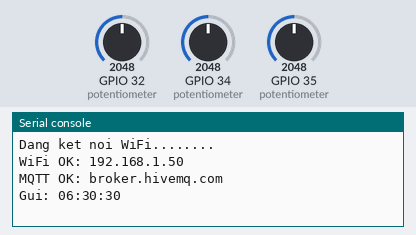
A program run on a simulated ESP32 board running MicroPython. Shown: the last lines printed to the serial console. Wiring (from the project's diagram.json): potentiometer on GPIO 32, potentiometer on GPIO 34, potentiometer on GPIO 35. The inputs (shaded band) are chosen by the test bench; at power-on: GPIO 32 (potentiometer) = 2048, GPIO 34 (potentiometer) = 2048, GPIO 35 (potentiometer) = 2048 (analog values on the 0–4095 scale). WiFi joins after 1.5 s; no MQTT or app messages arrive unless stated.

Above: at 2.9 s.
3.0 s: GPIO 32 (potentiometer) set to 2866
At 3.6 s:
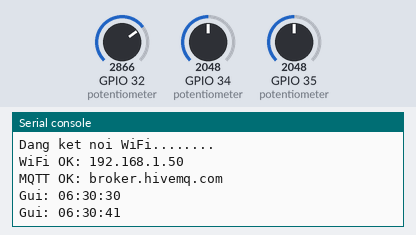
4.5 s: GPIO 34 (potentiometer) set to 2866
At 5.5 s:
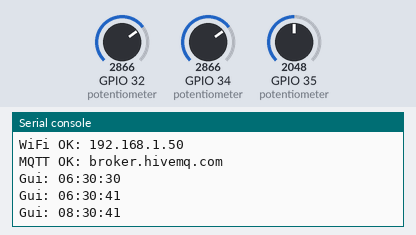
6.0 s: GPIO 35 (potentiometer) set to 2866
At 7.2 s:
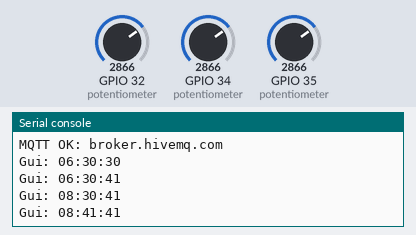
7.5 s: GPIO 32 (potentiometer) set to 3603
At 8.0 s:
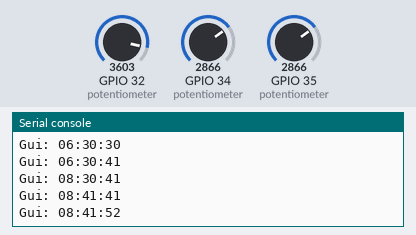
9.0 s: GPIO 34 (potentiometer) set to 3603
At 10.0 s:
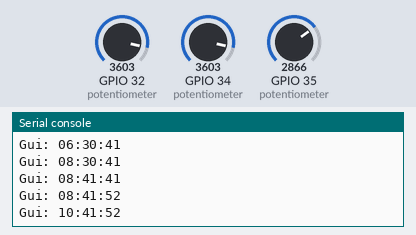
10.5 s: GPIO 35 (potentiometer) set to 3603
At 11.9 s:
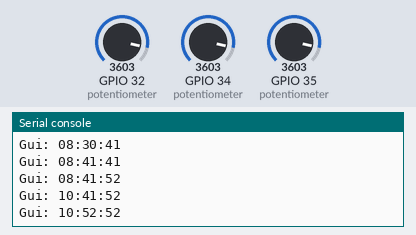
Timing chart, 0 to 13.0 s (numbered marks = the images above; inputs shaded):
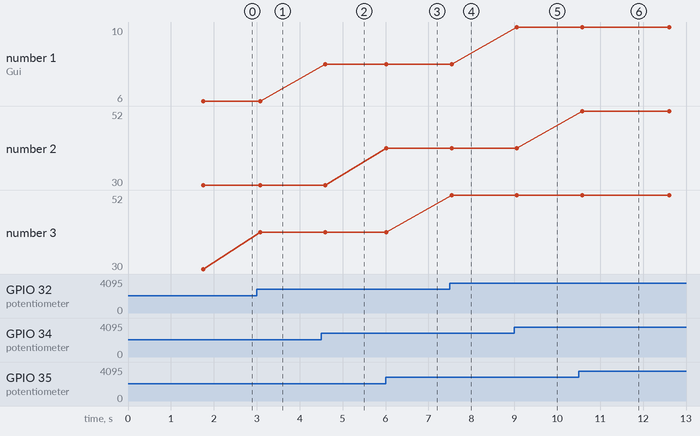

Measured:
- after the input at 3.0 s, the serial console: prints a new line after 0.08 s (image 1)
- after the input at 4.5 s, the serial console: prints a new line after 0.10 s (image 2)
- after the input at 6.0 s, the serial console: prints a new line at once (image 3)
- after the input at 7.5 s, the serial console: prints a new line at once (image 4)
- after the input at 9.0 s, the serial console: prints a new line after 0.06 s (image 5)
- after the input at 10.5 s, the serial console: prints a new line after 0.08 s (image 6)
- plotted number 1: 6 → 8 after the input at 4.5 s, 8 → 10 after the input at 9.0 s
- plotted number 3: 30 → 41 after the input at 3.0 s, 41 → 52 after the input at 7.5 s

The program:

main.py
```python
import network
import ubinascii
from machine import Pin, ADC, unique_id
from time import sleep_ms, ticks_ms, ticks_diff
from umqtt.simple import MQTTClient

WIFI_SSID = "Wokwi-GUEST"       # WiFi giả lập của Wokwi
WIFI_PASS = ""

BROKER = "broker.hivemq.com"    # HiveMQ public broker
PORT = 1883


NHOM = "DPM235486_NguyenVanThuan"
TOPIC_TIME = ("dongho6servo/" + NHOM + "/time").encode()
TOPIC_STATUS = ("dongho6servo/" + NHOM + "/status").encode()
CLIENT_ID = "pub-" + NHOM + "-" + ubinascii.hexlify(unique_id()).decode()

ADC_MAX = 4095
NGUONG_LOI = 15                 # đọc dưới ngưỡng này = biến trở không hoạt động
GUI_LAI_MS = 2000               # gửi lại định kỳ (heartbeat) để bên nhận biết còn sống


# ================= BIẾN TRỞ =================
class BienTro:
    def __init__(self, pin, so_vach):
        self.adc = ADC(Pin(pin))
        self.adc.atten(ADC.ATTN_11DB)
        self.so_vach = so_vach

    def doc(self):
        """Trả về vạch 0..so_vach-1 (0 = số 12). Biến trở lỗi -> 0."""
        try:
            tong = 0
            for _ in range(8):
                tong += self.adc.read()
            gt = tong // 8
        except Exception:
            return 0
        if gt < NGUONG_LOI:
            return 0
        return int(gt * self.so_vach / (ADC_MAX + 1))


gio = BienTro(34, 12)           # 12 vạch giờ
phut = BienTro(35, 60)          # 60 vạch phút
giay = BienTro(32, 60)          # 60 vạch giây


# ================= WIFI + MQTT =================
def ket_noi_wifi():
    wlan = network.WLAN(network.STA_IF)
    wlan.active(True)
    if not wlan.isconnected():
        print("Dang ket noi WiFi", end="")
        wlan.connect(WIFI_SSID, WIFI_PASS)
        while not wlan.isconnected():
            print(".", end="")
            sleep_ms(200)
    print("\nWiFi OK:", wlan.ifconfig()[0])


def ket_noi_mqtt():
    c = MQTTClient(CLIENT_ID, BROKER, port=PORT, keepalive=30)
    # Nếu ESP32 này mất kết nối đột ngột, broker tự báo "offline"
    c.set_last_will(TOPIC_STATUS, b"offline", retain=True)
    c.connect()
    c.publish(TOPIC_STATUS, b"online", retain=True)
    print("MQTT OK:", BROKER)
    return c


def ket_noi_lai():
    while True:
        try:
            ket_noi_wifi()
            return ket_noi_mqtt()
        except OSError as e:
            print("Loi ket noi:", e, "- thu lai sau 2s")
            sleep_ms(2000)


# ================= CHƯƠNG TRÌNH CHÍNH =================
client = ket_noi_lai()
cuoi = None
t_gui = ticks_ms()

while True:
    h, m, s = gio.doc(), phut.doc(), giay.doc()
    hien_tai = (h, m, s)

    if hien_tai != cuoi or ticks_diff(ticks_ms(), t_gui) > GUI_LAI_MS:
        try:
            client.publish(TOPIC_TIME, "{},{},{}".format(h, m, s).encode(), retain=True)
            cuoi = hien_tai
            t_gui = ticks_ms()
            print("Gui:", "{:02d}:{:02d}:{:02d}".format(h if h else 12, m, s))
        except OSError:
            print("Mat ket noi MQTT, dang ket noi lai...")
            client = ket_noi_lai()

    sleep_ms(100)
```
